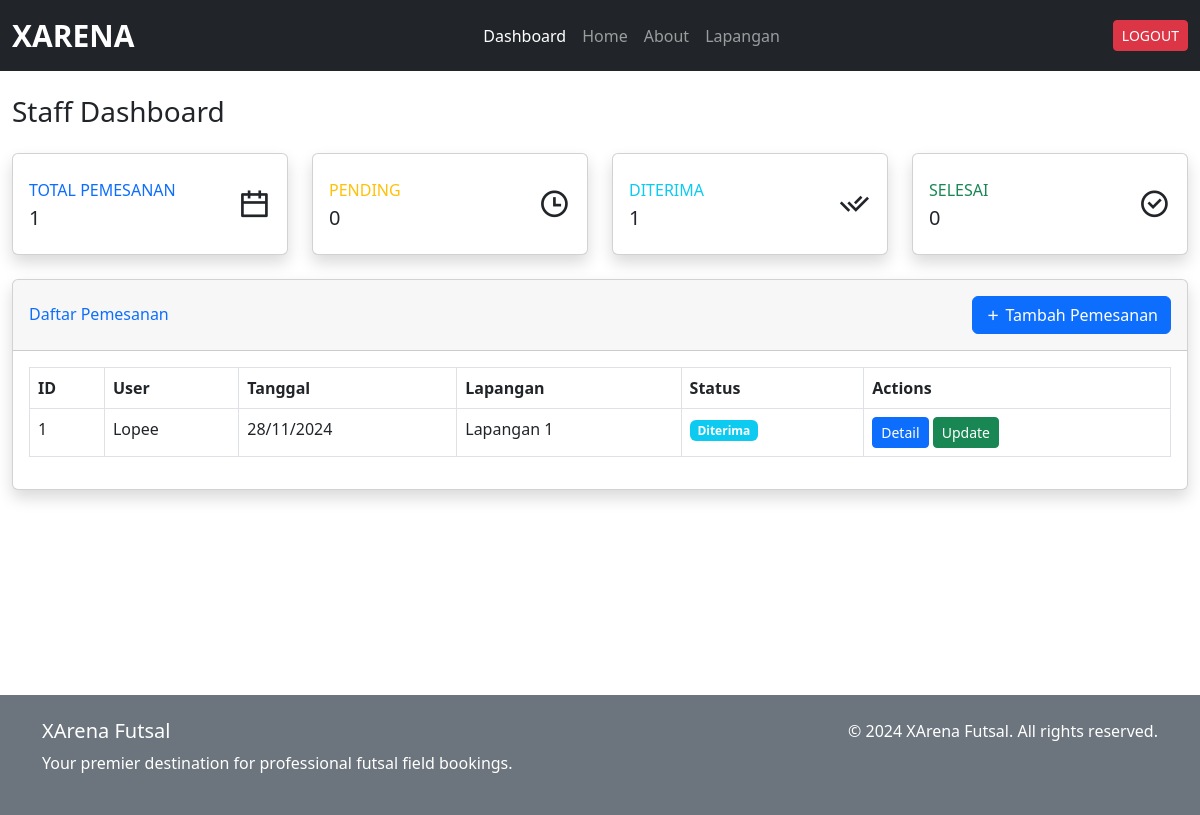
Page /staff/dashboard/ (signed in) on the earlier database version.
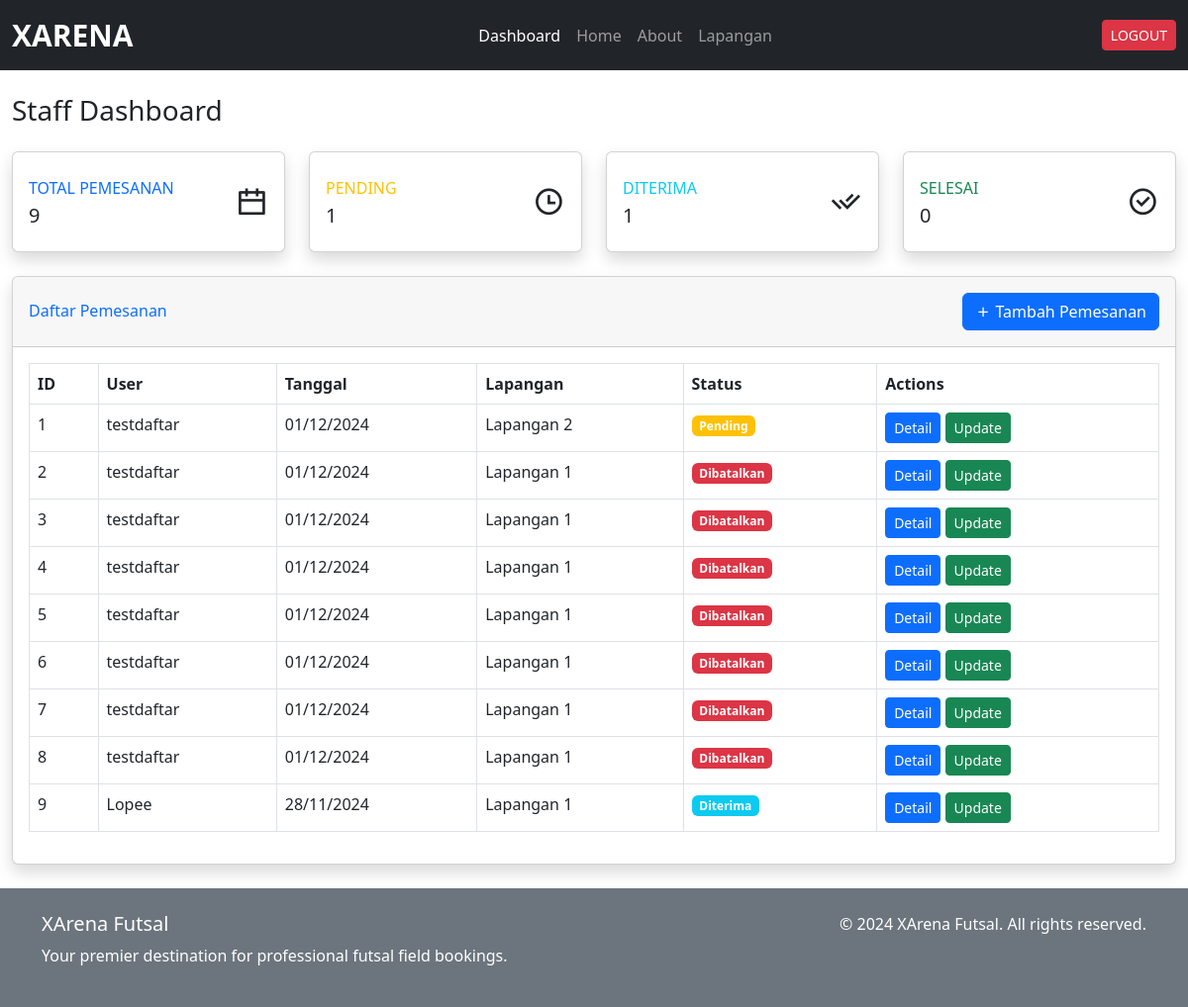
Same page on the later database version.
### xarena_app/models.py (models this page shows, shortened)
class Pemesanan(models.Model):
    user = models.ForeignKey(
        settings.AUTH_USER_MODEL,
        on_delete=models.CASCADE,
        related_name='pemesanan_user',
        help_text="User yang melakukan pemesanan"
    )
    staff = models.ForeignKey(
        settings.AUTH_USER_MODEL,
        on_delete=models.CASCADE,
        null=True,
        blank=True,
        related_name='pemesanan_staff',
        help_text="Staff yang memproses pemesanan"
    )
    jadwal = models.ForeignKey(Jadwal, on_delete=models.CASCADE, help_text="Jadwal pemesanan")
    metode_pembayaran = models.CharField(max_length=20, choices=(
        ('transfer', 'Transfer Bank'),
        ('cash', 'Cash'),
    ), default='transfer')
    status = models.CharField(max_length=20, choices=(
        ('pending', 'Pending'),
        ('diterima', 'Diterima'),
        ('selesai', 'Selesai'),
        ('dibatalkan', 'Dibatalkan'),
    ), default='pending')
    created_at = models.DateTimeField(auto_now_add=True)
    updated_at = models.DateTimeField(auto_now=True)

class CustomUser(AbstractUser):
    bio = models.TextField(max_length=500, blank=True, null=True)

class Jadwal(models.Model):
    lapangan = models.ForeignKey(Lapangan, on_delete=models.CASCADE)
    tanggal = models.DateField()
    jam_mulai = models.TimeField()
    jam_selesai = models.TimeField()
    is_available = models.BooleanField(default=True)

class Lapangan(models.Model):
    nama = models.CharField(max_length=100)
    deskripsi = models.TextField(max_length=500)
    harga_per_jam = models.DecimalField(max_digits=10, decimal_places=2)
    gambar = models.ImageField(upload_to='lapangan_images/', blank=True, null=True)
    is_available = models.BooleanField(default=True)

### xarena_app/views.py (the view)
# urls.py: path('staff/dashboard/', views.dashboard_staff, name='dashboard_staff'),
@staff_member_required
def dashboard_staff(request):
    pemesanan_list = Pemesanan.objects.all().order_by('-created_at')
    paginator = Paginator(pemesanan_list, 10)
    users = CustomUser.objects.filter(
        is_staff=False,
        is_superuser=False
    ).order_by('username')
    lapangan = Lapangan.objects.all()
    page = request.GET.get('page')
    pemesanan = paginator.get_page(page)
    context = {
        'pemesanan': pemesanan,
        'users': users,
        'lapangan': lapangan,
        'total_pemesanan': pemesanan_list.count(),
        'pending_pemesanan': pemesanan_list.filter(status='pending').count(),
        'diterima_pemesanan': pemesanan_list.filter(status='diterima').count(),
        'completed_pemesanan': pemesanan_list.filter(status='selesai').count(),
    }
    return render(request, 'staff/dashboard_staff.html', context)

### templates/staff/dashboard_staff.html (shortened to what the changed rows need)
{% extends '../base.html' %} {% load static %} {% block content %}
<div class="container-fluid mt-4">
  <div class="d-sm-flex align-items-center justify-content-between mb-4">
    <h1 class="h3 mb-0 text-gray-800">Staff Dashboard</h1>
  </div>
  <div class="row">
    <div class="col-xl-3 col-md-6 mb-4">
      <div class="card border-left-primary shadow h-100 py-2">
        <div class="card-body">
          <div class="row no-gutters align-items-center">
            <div class="col mr-2">
              <div
                class="text-xs font-weight-bold text-primary text-uppercase mb-1"
              >
                Total Pemesanan
              </div>
              <div class="h5 mb-0 font-weight-bold text-gray-800">
                {{ total_pemesanan }}
              </div>
            </div>
          </div>
        </div>
      </div>
    </div>
    <div class="col-xl-3 col-md-6 mb-4">
      <div class="card border-left-warning shadow h-100 py-2">
        <div class="card-body">
          <div class="row no-gutters align-items-center">
            <div class="col mr-2">
              <div
                class="text-xs font-weight-bold text-warning text-uppercase mb-1"
              >
                Pending
              </div>
              <div class="h5 mb-0 font-weight-bold text-gray-800">
                {{ pending_pemesanan }}
              </div>
            </div>
          </div>
        </div>
      </div>
    </div>
  </div>
  <div class="card shadow mb-4">
    <div class="card-body">
      <div class="table-responsive">
        <table
          class="table table-bordered"
          id="dataTable"
          width="100%"
          cellspacing="0"
        >
          <thead>
            <tr>
              <th>ID</th>
              <th>User</th>
              <th>Tanggal</th>
              <th>Lapangan</th>
              <th>Status</th>
              <th>Actions</th>
            </tr>
          </thead>
          <tbody>
            {% for item in pemesanan %}
            <tr>
              <td>{{ forloop.counter }}</td>
              <td>{{ item.user.username }}</td>
              <td>{{ item.created_at|date:"d/m/Y" }}</td>
              <td>{{ item.jadwal.lapangan.nama }}</td>
              <td>
                <span
                  class="badge {% if item.status == 'pending' %} bg-warning {% elif item.status == 'diterima' %} bg-info {% elif item.status == 'dibatalkan' %} bg-danger {% else %} bg-success {% endif %}"
                >
                  {{ item.status|capfirst }}
                </span>
              </td>
              <td>
                <a
                  href="{% url 'detail_pemesanan_staff' item.id %}"
                  class="btn btn-primary btn-sm"
                  >Detail</a
                >
                <button
                  class="btn btn-success btn-sm update-btn"
                  data-id="{{ item.id }}"
                  data-status="{{ item.status }}"
                >
                  Update
                </button>
              </td>
            </tr>
            {% endfor %}
          </tbody>
        </table>
      </div>
    </div>
  </div>
</div>
{% endblock %}

Differences in the rows shown:
added Pemesanan: user.username "testdaftar", created_at "01/12/2024", jadwal.lapangan.nama "Lapangan 2", status "Pending"
added Pemesanan: user.username "testdaftar", created_at "01/12/2024", jadwal.lapangan.nama "Lapangan 1", status "Dibatalkan"
added Pemesanan: user.username "testdaftar", created_at "01/12/2024", jadwal.lapangan.nama "Lapangan 1", status "Dibatalkan"
added Pemesanan: user.username "testdaftar", created_at "01/12/2024", jadwal.lapangan.nama "Lapangan 1", status "Dibatalkan"
added Pemesanan: user.username "testdaftar", created_at "01/12/2024", jadwal.lapangan.nama "Lapangan 1", status "Dibatalkan"
added Pemesanan: user.username "testdaftar", created_at "01/12/2024", jadwal.lapangan.nama "Lapangan 1", status "Dibatalkan"
added Pemesanan: user.username "testdaftar", created_at "01/12/2024", jadwal.lapangan.nama "Lapangan 1", status "Dibatalkan"
added Pemesanan: user.username "testdaftar", created_at "01/12/2024", jadwal.lapangan.nama "Lapangan 1", status "Dibatalkan"
Other differences:
{{ total_pemesanan }}: "1" → "9"
{{ pending_pemesanan }}: "0" → "1"
